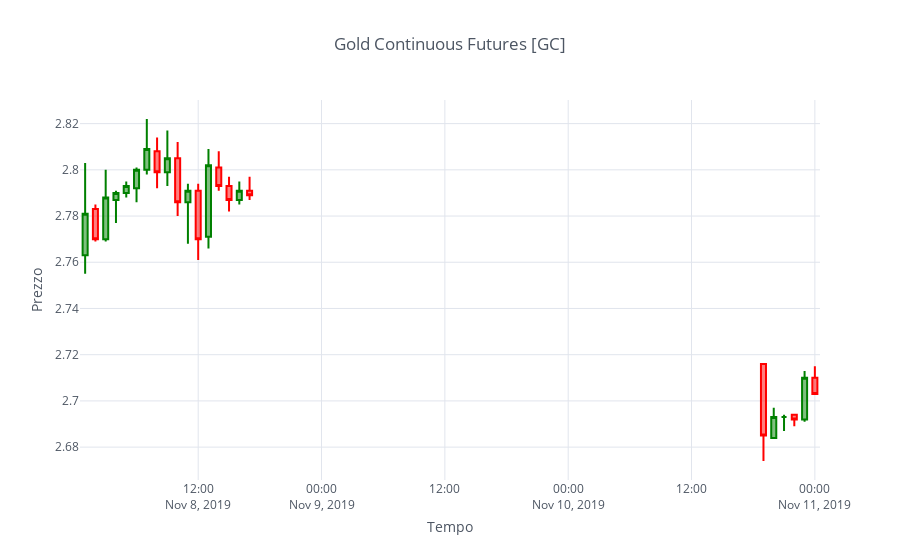

Write notebook code for a chart like this one.
### Code cell
dataset[-23:].iplot(kind='candle',theme='white',
                        up_color='green', down_color='red',
                        title = "Gold Continuous Futures [GC]", xTitle = "Tempo", yTitle = "Prezzo")

### Figure 1 — Plotly figure (JSON) as saved in the notebook; plotly's stock layout.template omitted (floating-point values rounded to 4 significant figures)
{"data": [{"close": [2.781, 2.77, 2.788, 2.79, 2.793, 2.8, 2.809, 2.799, 2.805, 2.786, 2.791, 2.77, 2.802, 2.793, 2.787, 2.791, 2.789, 2.685, 2.693, 2.693, 2.692, 2.71, 2.703], "decreasing": {"line": {"color": "red"}}, "high": [2.803, 2.785, 2.8, 2.791, 2.795, 2.801, 2.822, 2.814, 2.817, 2.812, 2.794, 2.794, 2.809, 2.808, 2.797, 2.795, 2.797, 2.716, 2.697, 2.694, 2.694, 2.713, 2.715], "increasing": {"line": {"color": "green"}}, "low": [2.755, 2.769, 2.769, 2.777, 2.788, 2.786, 2.798, 2.792, 2.793, 2.78, 2.768, 2.761, 2.766, 2.791, 2.782, 2.785, 2.787, 2.674, 2.684, 2.687, 2.689, 2.691, 2.703], "open": [2.763, 2.783, 2.77, 2.787, 2.79, 2.792, 2.8, 2.808, 2.799, 2.805, 2.786, 2.791, 2.771, 2.801, 2.793, 2.787, 2.791, 2.716, 2.684, 2.693, 2.694, 2.692, 2.71], "showlegend": false, "type": "candlestick", "uid": "f2fe6008-b34f-4df2-bea6-001b69016f2d", "x": ["2019-11-08 01:00:00", "2019-11-08 02:00:00", "2019-11-08 03:00:00", "2019-11-08 04:00:00", "2019-11-08 05:00:00", "2019-11-08 06:00:00", "2019-11-08 07:00:00", "2019-11-08 08:00:00", "2019-11-08 09:00:00", "2019-11-08 10:00:00", "2019-11-08 11:00:00", "2019-11-08 12:00:00", "2019-11-08 13:00:00", "2019-11-08 14:00:00", "2019-11-08 15:00:00", "2019-11-08 16:00:00", "2019-11-08 17:00:00", "2019-11-10 19:00:00", "2019-11-10 20:00:00", "2019-11-10 21:00:00", "2019-11-10 22:00:00", "2019-11-10 23:00:00", "2019-11-11 00:00:00"], "yaxis": "y2"}], "layout": {"legend": {"bgcolor": "#FFFFFF", "font": {"color": "#4D5663"}}, "paper_bgcolor": "#FFFFFF", "plot_bgcolor": "#FFFFFF", "title": {"font": {"color": "#4D5663"}, "text": "Gold Continuous Futures [GC]"}, "xaxis": {"gridcolor": "#E1E5ED", "rangeslider": {"visible": false}, "showgrid": true, "tickfont": {"color": "#4D5663"}, "title": {"font": {"color": "#4D5663"}, "text": "Tempo"}, "zerolinecolor": "#E1E5ED"}, "yaxis": {"gridcolor": "#E1E5ED", "showgrid": true, "showticklabels": false, "tickfont": {"color": "#4D5663"}, "title": {"font": {"color": "#4D5663"}, "text": "Prezzo"}, "zerolinecolor": "#E1E5ED"}, "yaxis2": {"gridcolor": "#E1E5ED", "showgrid": true, "tickfont": {"color": "#4D5663"}, "title": {"font": {"color": "#4D5663"}, "text": "Prezzo"}, "zerolinecolor": "#E1E5ED"}}}
